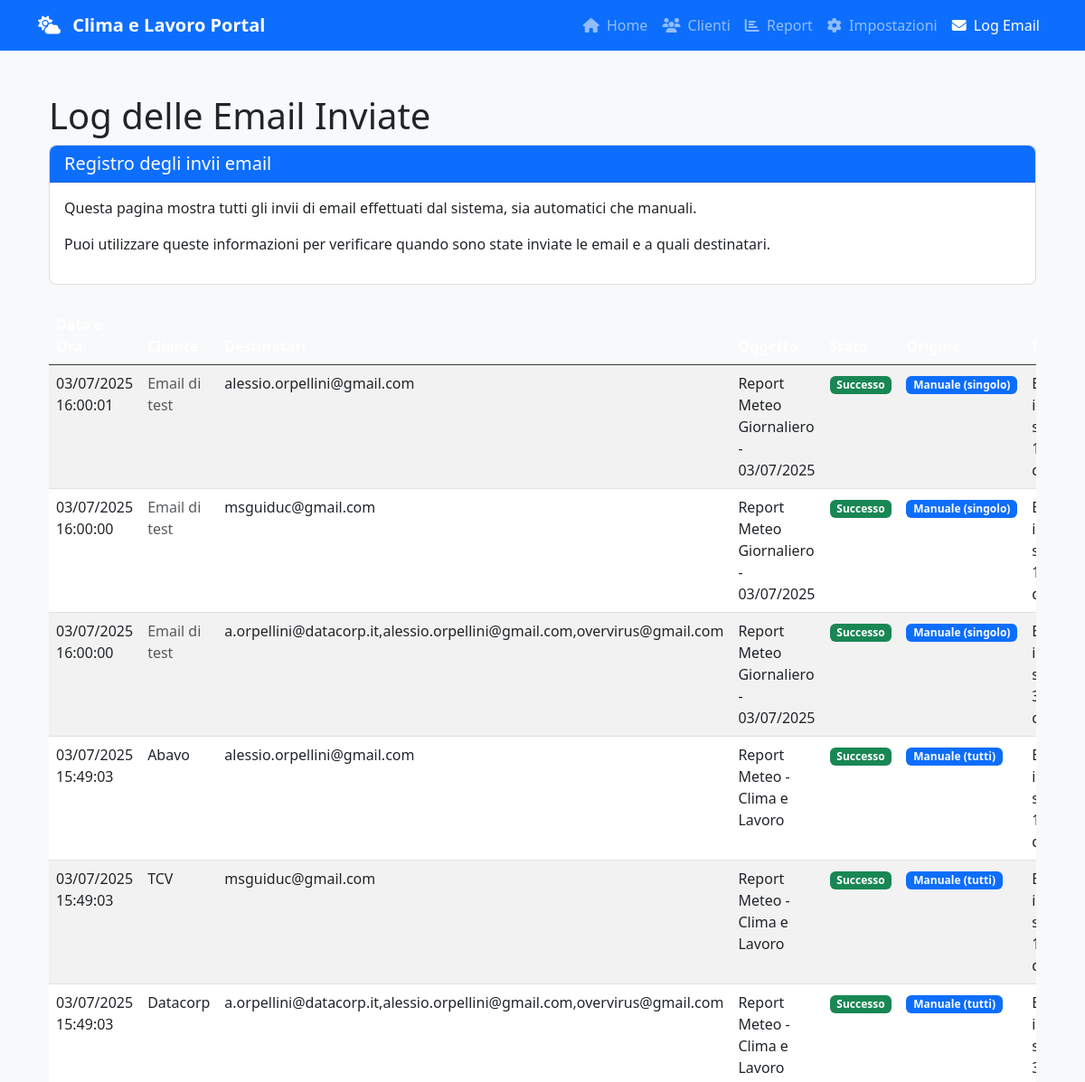
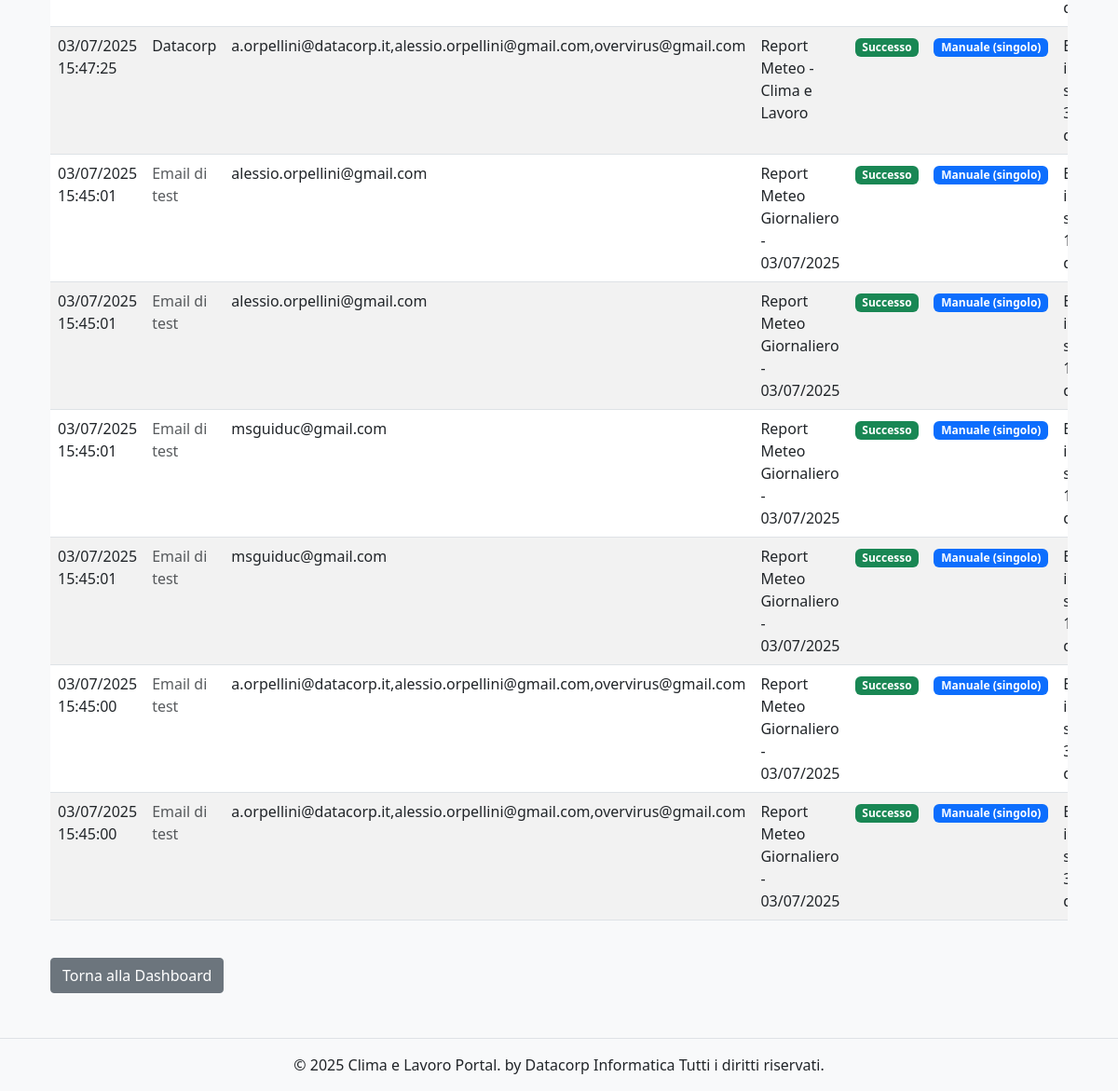
Page /email-logs on the committed database (2 pictures, top to bottom).
### models.py (models this page shows, shortened)
class EmailLog(db.Model):
    __tablename__ = 'email_logs'
    id = db.Column(db.Integer, primary_key=True)
    timestamp = db.Column(db.DateTime, default=datetime.now)
    client_id = db.Column(db.Integer, db.ForeignKey('clients.id'), nullable=True)  # Può essere null per email di test
    recipients = db.Column(db.Text, nullable=False)  # Lista di destinatari separati da virgola
    subject = db.Column(db.String(255), nullable=False)
    status = db.Column(db.String(20), nullable=False)  # success, partial, error
    source = db.Column(db.String(20), nullable=False)  # scheduler, manual, manual_all, test
    message = db.Column(db.Text, nullable=True)  # Messaggio di errore o successo

class Client(db.Model):
    __tablename__ = 'clients'
    id = db.Column(db.Integer, primary_key=True)
    company_name = db.Column(db.String(100), nullable=False)
    email = db.Column(db.String(100), nullable=False)  # Manteniamo questo campo per retrocompatibilità
    phone = db.Column(db.String(20))
    city = db.Column(db.String(100), nullable=False)
    weather_reports = db.relationship('WeatherReport', backref='client', lazy=True, cascade='all, delete-orphan')
    emails = db.relationship('ClientEmail', backref='client', lazy=True, cascade='all, delete-orphan')

### app.py (the view)
@app.route('/email-logs')
def email_logs():
    logs = EmailLog.query.order_by(EmailLog.timestamp.desc()).all()
    clients = {}
    for client in Client.query.all():
        clients[client.id] = client.company_name
    return render_template('email_logs.html', logs=logs, clients=clients)

### app.py (called while the page is built)
@app.context_processor
def inject_now():
    return {'now': datetime.datetime.now()}

### templates/email_logs.html (shortened to what this page needs)
{% extends 'base.html' %}
{% block content %}
<div class="container mt-4">
    <h1>Log delle Email Inviate</h1>
    <div class="card mb-4">
        <div class="card-header bg-primary text-white">
            <h5 class="mb-0">Registro degli invii email</h5>
        </div>
        <div class="card-body">
            <p>Questa pagina mostra tutti gli invii di email effettuati dal sistema, sia automatici che manuali.</p>
            <p>Puoi utilizzare queste informazioni per verificare quando sono state inviate le email e a quali destinatari.</p>
        </div>
    </div>
    <div class="table-responsive">
        <table class="table table-striped table-hover">
            <thead class="table-dark">
                <tr>
                    <th>Data e Ora</th>
                    <th>Cliente</th>
                    <th>Destinatari</th>
                    <th>Oggetto</th>
                    <th>Stato</th>
                    <th>Origine</th>
                    <th>Messaggio</th>
                </tr>
            </thead>
            <tbody>
                {% for log in logs %}
                <tr>
                    <td>{{ log.timestamp.strftime('%d/%m/%Y %H:%M:%S') }}</td>
                    <td>
                        {% if log.client_id %}
                            {{ clients[log.client_id] }}
                        {% else %}
                            <span class="text-muted">Email di test</span>
                        {% endif %}
                    </td>
                    <td>{{ log.recipients }}</td>
                    <td>{{ log.subject }}</td>
                    <td>
                        {% if log.status == 'success' %}
                            <span class="badge bg-success">Successo</span>
                        {% elif log.status == 'partial' %}
                            <span class="badge bg-warning text-dark">Parziale</span>
                        {% else %}
                            <span class="badge bg-danger">Errore</span>
                        {% endif %}
                    </td>
                    <td>
                        {% if log.source == 'scheduler' %}
                            <span class="badge bg-info text-dark">Automatico</span>
                        {% elif log.source == 'manual' %}
                            <span class="badge bg-primary">Manuale (singolo)</span>
                        {% elif log.source == 'manual_all' %}
                            <span class="badge bg-primary">Manuale (tutti)</span>
                        {% elif log.source == 'test' %}
                            <span class="badge bg-secondary">Test</span>
                        {% else %}
                            <span class="badge bg-dark">{{ log.source }}</span>
                        {% endif %}
                    </td>
                    <td>{{ log.message }}</td>
                </tr>
                {% endfor %}
            </tbody>
        </table>
    </div>
    <div class="mt-4">
        <a href="{{ url_for('index') }}" class="btn btn-secondary">Torna alla Dashboard</a>
    </div>
</div>
{% endblock %}

### static/css/style.css (style rules this page uses)
body { min-height: 100vh; display: flex; flex-direction: column; background-color: #f8f9fa; }
.container { flex: 1; }
.card { border-radius: 0.5rem; border: 1px solid rgba(0, 0, 0, 0.125); transition: transform 0.2s, box-shadow 0.2s; }
.card-header { border-top-left-radius: 0.5rem !important; border-top-right-radius: 0.5rem !important; }
.table th { background-color: #f8f9fa; }
.btn { border-radius: 0.25rem; }

### rows in the picture
EmailLog: timestamp "03/07/2025 16:00:01", shows "Email di test", recipients "alessio.orpellini@gmail.com", subject "Report Meteo Giornaliero - 03/07/2025", status "Successo", source "Manuale (singolo)"
EmailLog: timestamp "03/07/2025 16:00:00", shows "Email di test", recipients "msguiduc@gmail.com", subject "Report Meteo Giornaliero - 03/07/2025", status "Successo", source "Manuale (singolo)"
EmailLog: timestamp "03/07/2025 16:00:00", shows "Email di test", recipients "a.orpellini@datacorp.it,alessio.orpellini@gmail.com,overvirus@gmail.com", subject "Report Meteo Giornaliero - 03/07/2025", status "Successo", source "Manuale (singolo)"
EmailLog: timestamp "03/07/2025 15:49:03", recipients "alessio.orpellini@gmail.com", subject "Report Meteo - Clima e Lavoro", status "Successo", source "Manuale (tutti)"
Client: company_name "Abavo"
EmailLog: timestamp "03/07/2025 15:49:03", recipients "msguiduc@gmail.com", subject "Report Meteo - Clima e Lavoro", status "Successo", source "Manuale (tutti)"
Client: company_name "TCV"
EmailLog: timestamp "03/07/2025 15:49:03", recipients "a.orpellini@datacorp.it,alessio.orpellini@gmail.com,overvirus@gmail.com", subject "Report Meteo - Clima e Lavoro", status "Successo", source "Manuale (tutti)"
Client: company_name "Datacorp"
EmailLog: timestamp "03/07/2025 15:47:25", recipients "a.orpellini@datacorp.it,alessio.orpellini@gmail.com,overvirus@gmail.com", subject "Report Meteo - Clima e Lavoro", status "Successo", source "Manuale (singolo)"
EmailLog: timestamp "03/07/2025 15:45:01", shows "Email di test", recipients "alessio.orpellini@gmail.com", subject "Report Meteo Giornaliero - 03/07/2025", status "Successo", source "Manuale (singolo)"
EmailLog: timestamp "03/07/2025 15:45:01", shows "Email di test", recipients "alessio.orpellini@gmail.com", subject "Report Meteo Giornaliero - 03/07/2025", status "Successo", source "Manuale (singolo)"
EmailLog: timestamp "03/07/2025 15:45:01", shows "Email di test", recipients "msguiduc@gmail.com", subject "Report Meteo Giornaliero - 03/07/2025", status "Successo", source "Manuale (singolo)"
EmailLog: timestamp "03/07/2025 15:45:01", shows "Email di test", recipients "msguiduc@gmail.com", subject "Report Meteo Giornaliero - 03/07/2025", status "Successo", source "Manuale (singolo)"
EmailLog: timestamp "03/07/2025 15:45:00", shows "Email di test", recipients "a.orpellini@datacorp.it,alessio.orpellini@gmail.com,overvirus@gmail.com", subject "Report Meteo Giornaliero - 03/07/2025", status "Successo", source "Manuale (singolo)"
EmailLog: timestamp "03/07/2025 15:45:00", shows "Email di test", recipients "a.orpellini@datacorp.it,alessio.orpellini@gmail.com,overvirus@gmail.com", subject "Report Meteo Giornaliero - 03/07/2025", status "Successo", source "Manuale (singolo)"
